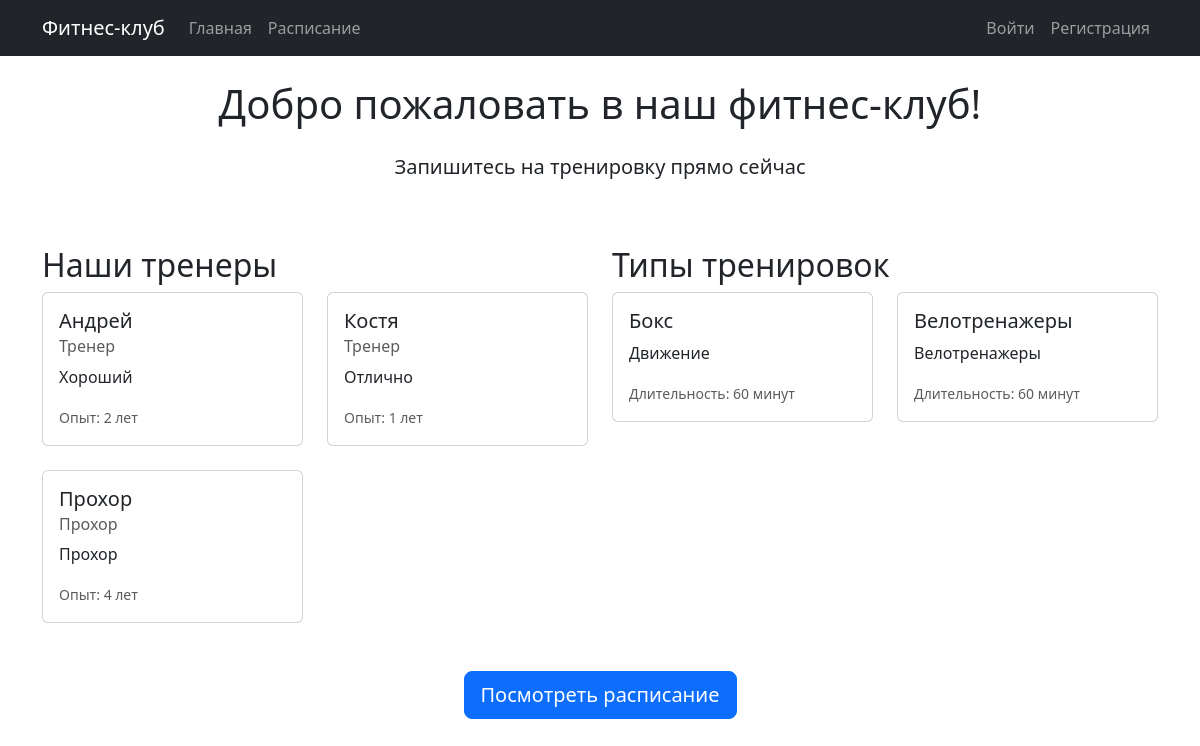
The page / on the database its author committed.
### fitness/models.py (models this page shows, shortened)
class Trainer(models.Model):
    name = models.CharField(max_length=100, verbose_name='Имя')
    specialization = models.CharField(max_length=100, verbose_name='Специализация')
    experience = models.IntegerField(verbose_name='Опыт работы (лет)')
    description = models.TextField(verbose_name='Описание')

class WorkoutType(models.Model):
    name = models.CharField(max_length=100, verbose_name='Название тренировки')
    description = models.TextField(verbose_name='Описание')
    duration = models.IntegerField(verbose_name='Длительность (минуты)')

### fitness/views.py (the view)
# urls.py: path('', views.home, name='home'),
def home(request):
    trainers = Trainer.objects.all()
    workout_types = WorkoutType.objects.all()
    return render(request, 'fitness/home.html', {
        'trainers': trainers,
        'workout_types': workout_types
    })

### fitness/templates/fitness/home.html (shortened to what this page needs)
{% extends 'fitness/base.html' %}
{% block content %}
<div class="row">
    <div class="col-md-12">
        <h1 class="text-center mb-4">Добро пожаловать в наш фитнес-клуб!</h1>
        <p class="lead text-center">Запишитесь на тренировку прямо сейчас</p>
    </div>
</div>
<div class="row mt-5">
    <div class="col-md-6">
        <h2>Наши тренеры</h2>
        <div class="row">
            {% for trainer in trainers %}
            <div class="col-md-6 mb-4">
                <div class="card">
                    <div class="card-body">
                        <h5 class="card-title">{{ trainer.name }}</h5>
                        <h6 class="card-subtitle mb-2 text-muted">{{ trainer.specialization }}</h6>
                        <p class="card-text">{{ trainer.description }}</p>
                        <p class="card-text"><small class="text-muted">Опыт: {{ trainer.experience }} лет</small></p>
                    </div>
                </div>
            </div>
            {% endfor %}
        </div>
    </div>
    <div class="col-md-6">
        <h2>Типы тренировок</h2>
        <div class="row">
            {% for workout in workout_types %}
            <div class="col-md-6 mb-4">
                <div class="card">
                    <div class="card-body">
                        <h5 class="card-title">{{ workout.name }}</h5>
                        <p class="card-text">{{ workout.description }}</p>
                        <p class="card-text"><small class="text-muted">Длительность: {{ workout.duration }} минут</small></p>
                    </div>
                </div>
            </div>
            {% endfor %}
        </div>
    </div>
</div>
<div class="row mt-4">
    <div class="col-md-12 text-center">
        <a href="{% url 'fitness:schedule_list' %}" class="btn btn-primary btn-lg">Посмотреть расписание</a>
    </div>
</div>
{% endblock %}

### rows shown on the page
Trainer: name "Андрей", specialization "Тренер", description "Хороший", experience "2"
Trainer: name "Костя", specialization "Тренер", description "Отлично", experience "1"
Trainer: name "Прохор", specialization "Прохор", description "Прохор", experience "4"
WorkoutType: name "Бокс", description "Движение", duration "60"
WorkoutType: name "Велотренажеры", description "Велотренажеры", duration "60"
